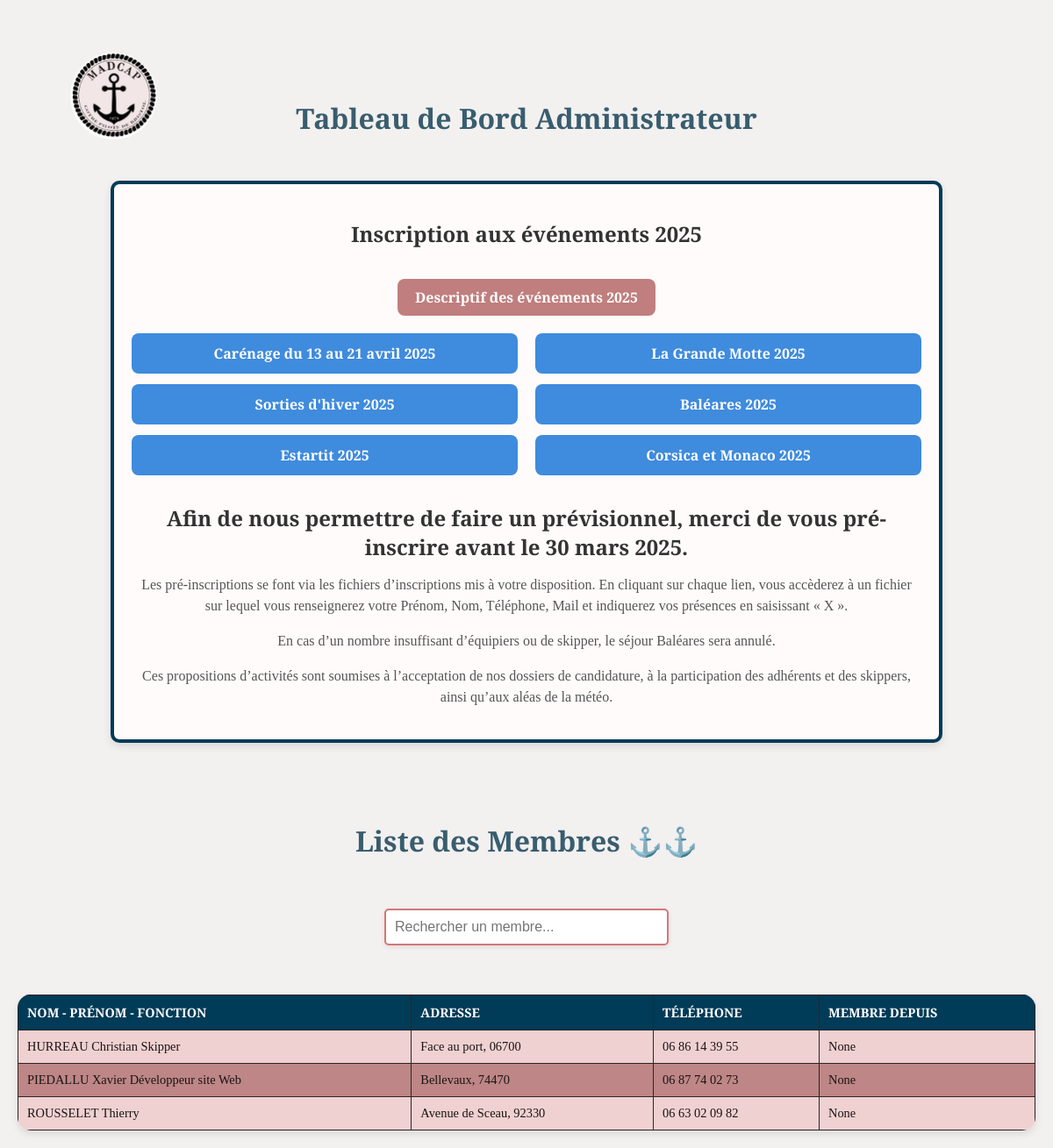
/admin-dashboard/ (signed in), run on the app's committed database.
### madcap_app/models.py (models this page shows, shortened)
class Member(models.Model):
    name = models.CharField(max_length=100)
    address = models.TextField()
    phone = models.CharField(max_length=20, null=True, blank=True)  # Téléphone unique
    annee_adhesion = models.IntegerField(null=True, blank=True)
    class Meta:
        ordering = ['name']  # Tri automatique par ordre alphabétique
        unique_together = ('name', 'phone')  # Contrainte d'unicité

### madcap_app/views.py (the view)
# urls.py: path('admin-dashboard/', views.admin_dashboard, name='admin_dashboard'),
@login_required
def admin_dashboard(request):
    if not request.user.is_staff:  # Vérifie si l'utilisateur est admin
        return redirect('admin_login')
    members = Member.objects.all().order_by('name')
    return render(request, 'admin_dashboard.html', {'members': members})

### templates/admin_dashboard.html (shortened to what this page needs)
{% load static %}
{% load i18n %}
<!DOCTYPE html>
<html lang="fr">
<head>
    <link rel="stylesheet" href="{% static 'css/style1.css' %}">
</head>
<body>
        <a href="{% url 'index' %}" style="position: absolute; top: 60px; left: 80px; text-align: center; text-decoration: none;">
          <img src="{% static 'images/logo3.png' %}" alt="Logo" style="width: 99px; height: 99px; border-radius: 50%; transition: transform 0.3s ease, box-shadow 0.3s ease;" onmouseover="this.style.transform='scale(1.2)'; this.style.boxShadow='0 8px 16px rgba(0, 0, 0, 0.2)'" onmouseout="this.style.transform=''; this.style.boxShadow=''">
        </a>
        <br>
        <br>
        <br>
        <br>
    <h1>Tableau de Bord Administrateur </h1>
    <body>
      <section class="evenement">
          <h2>{% trans "Inscription aux événements 2025" %}</h2>
          <a href="{% url 'evenements' %}" class="btn-evenements">Descriptif des événements 2025</a>
          <div class="events-container">
              <div class="column">
                  <a href="https://docs.google.com/spreadsheets/d/14zfH2i-LJTZ5JIcyzO2ADuuei1u-CZim/edit?gid=984038400" target="_blank" class="event">
                      <span>{% trans "Carénage du 13 au 21 avril 2025" %}</span>
                  </a>
                  <a href="https://docs.google.com/spreadsheets/d/1q-2jBNQANnyBACtVumIsVIHI3TXEyhFQ/edit?gid=984038400" target="_blank" class="event">
                      <span>{% trans "Sorties d'hiver 2025" %}</span>
                  </a>
                  <a href="https://docs.google.com/spreadsheets/d/18bDOXOwdkzJs-0teuZ_eQZ2nNkipKjEV/edit?gid=984038400" target="_blank" class="event">
                      <span>{% trans "Estartit 2025" %}</span>
                  </a>
              </div>
              <div class="column">
                  <a href="https://docs.google.com/spreadsheets/d/1g6aX2AN6d9h6G7yyominjvdQc68EJw4A/edit?gid=984038400" target="_blank" class="event">
                      <span>{% trans "La Grande Motte 2025" %}</span>
                  </a>
                  <a href="https://docs.google.com/spreadsheets/d/1_rSqGOOrETnAYLVXVcPVBFPPAqL8x-6p/edit?gid=984038400" target="_blank" class="event">
                      <span>{% trans "Baléares 2025" %}</span>
                  </a>
                  <a href="https://docs.google.com/spreadsheets/d/1GWdNQ3tKPtM0lJq37VUneqOb1Tgm2mMH/edit?gid=984038400" target="_blank" class="event">
                      <span>{% trans "Corsica et Monaco 2025" %}</span>
                  </a>
              </div>
          </div>
          <h2>{% trans "Afin de nous permettre de faire un prévisionnel, merci de vous pré-inscrire avant le 30 mars 2025." %}</h2>
          <p>{% trans "Les pré-inscriptions se font via les fichiers d’inscriptions mis à votre disposition. En cliquant sur chaque lien, vous accèderez à un fichier sur lequel vous renseignerez votre Prénom, Nom, Téléphone, Mail et indiquerez vos présences en saisissant « X »." %}</p>
          <p>{% trans "En cas d’un nombre insuffisant d’équipiers ou de skipper, le séjour Baléares sera annulé." %}</p>
          <p>{% trans "Ces propositions d’activités sont soumises à l’acceptation de nos dossiers de candidature, à la participation des adhérents et des skippers, ainsi qu’aux aléas de la météo." %}</p>
      </section>
      </body>
    <br>
    <h1> Liste des Membres <span>⚓⚓</span></h1>
    <br>
    <br>
    <form method="get" action="{% url 'admin_dashboard' %}">
      <input
          type="text"
          id="search-input"
          name="q"
          placeholder="Rechercher un membre..."
          value="{{ query }}"
          aria-label="Rechercher un membre">
  </form>
  <br>
  <br>
    <div id="members-table">
      <table>
        <thead>
            <tr>
                <th>Nom - Prénom - Fonction </th>
                <th>Adresse</th>
                <th>Téléphone</th>
                <th>Membre depuis</th>
            </tr>
        </thead>
        <tbody>
            {% for member in members %}
            <tr>
                <td>{{ member.name }}</td>
                <td>{{ member.address }}</td>
                <td>{{ member.phone }}</td>
                <td>{{ member.annee_adhesion }}</td>
            </tr>
            {% endfor %}
        </tbody>
    </table>
  </div>
</body>
</html>

### static/css/style1.css (style rules this page uses)
body { font-family: 'Crimson Text', serif; background-color: #f3f0f0; margin: 0; padding: 20px; color: #cf7979; }
h1 { text-align: center; font-size: 2em; color: #385d6e; margin-bottom: 20px; }
.btn-evenements { display: inline-block; padding: 10px 20px; margin-top: 20px; background-color: #c07e7e; color: white; font-size: 16px; font-weight: bold; text-decoration: none; border-radius: 8px; transition: background 0.8s ease-in-out, transform 0.8s ease-in-out; }
.evenement { max-width: 900px; margin: 50px auto; padding: 20px; background: #fffbfb; border-radius: 10px; box-shadow: 0 4px 10px rgba(0, 0, 0, 0.1); text-align: center; border: 4px solid #003B57; }
.evenement h2 { color: #333; font-size: 24px; margin-bottom: 15px; }
.events-container { display: flex; justify-content: space-between; gap: 20px; flex-wrap: wrap; margin-top: 20px; }
.column { flex: 1; min-width: 280px; }
.event { display: block; padding: 12px 15px; margin-bottom: 12px; background: #3f8bdd; color: white; text-decoration: none; font-weight: bold; border-radius: 8px; text-align: center; transition: transform 0.2s ease-in-out, background 0.3s ease-in-out; }
.evenement p { color: #555; font-size: 16px; line-height: 1.5; margin-top: 15px; }
form { display: flex; justify-content: center; flex-wrap: wrap; margin-bottom: 20px; }
input[type="text"] { width: 100%; max-width: 300px; padding: 10px; border: 1px solid #ddd; border-radius: 5px; font-size: 1em; box-shadow: 0 2px 5px rgba(158, 14, 14, 0.1); border: 2px solid #cf7979; }
#members-table { width: 100%; max-width: 100%; overflow-x: auto; border-radius: 15px; box-shadow: 0 4px 8px rgba(0, 0, 0, 0.1); }
#members-table table { width: 100%; border-collapse: collapse; background-color: #f0d1d1; min-width: 600px; }
#members-table th, #members-table td { border: 1px solid #2e2424; text-align: left; padding: 10px; }
#members-table th { background-color: #003b57; color: #fff; text-transform: uppercase; font-size: 0.9em; }
#members-table tbody tr:nth-child(even) { background-color: #be8686; }
#members-table td { font-size: 0.9em; color: #1a1414; }

### data on the page
Member: name "HURREAU Christian Skipper", address "Face au port, 06700", phone "06 86 14 39 55", annee_adhesion "None"
Member: name "PIEDALLU Xavier Développeur site Web", address "Bellevaux, 74470", phone "06 87 74 02 73", annee_adhesion "None"
Member: name "ROUSSELET Thierry", address "Avenue de Sceau, 92330", phone "06 63 02 09 82", annee_adhesion "None"
